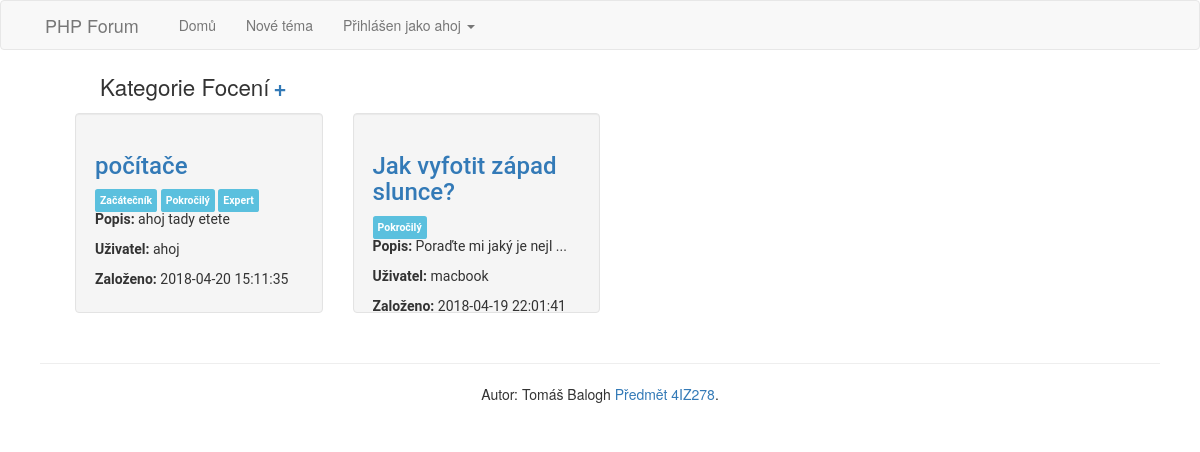
Page /topics.php?cat_id=5 (signed in) on the committed database.
### tables this page shows
CREATE TABLE `users` (
  `id_user` int(8) UNSIGNED NOT NULL,
  `username` varchar(255) NOT NULL,
  `password` varchar(255) NOT NULL
);

CREATE TABLE `categories` (
  `cat_id` int(8) UNSIGNED NOT NULL,
  `cat_name` varchar(255) NOT NULL,
  `cat_description` varchar(255) NOT NULL
);

CREATE TABLE `topics` (
  `topic_id` int(11) UNSIGNED NOT NULL,
  `topic_name` varchar(255) NOT NULL,
  `topic_description` text NOT NULL,
  `topic_date` datetime NOT NULL,
  `topic_cat` int(8) UNSIGNED NOT NULL,
  `topic_by` int(8) UNSIGNED NOT NULL
);

CREATE TABLE `tags` (
  `id` int(11) UNSIGNED NOT NULL,
  `tags_name` varchar(100) NOT NULL
);

### user_required.php (called while the page is built, shortened)
<?php
$stmt = $db->prepare("SELECT * FROM users WHERE id_user = ? LIMIT 1");
$stmt->execute(array($_SESSION["user_id"]));
$current_user = $stmt->fetchAll()[0];
?>

### topics.php (the view, shortened to what this page needs)
<?php
require 'db.php';
require 'user_required.php';
$stmt_cat = $db->prepare("SELECT * FROM categories WHERE cat_id=?");
$stmt_cat->execute(array($_GET['cat_id']));
$cat = $stmt_cat->fetch();
$stmt_top = $db->prepare("select topic_name, topic_id, topic_by, topic_description, topic_date, users.username as users from topics join users on users.id_user = topics.topic_by where topic_cat = ? order by topic_date DESC");
$stmt_top->execute(array($_GET['cat_id']));
$topics = $stmt_top->fetchAll();
?>
<!DOCTYPE html>
<html>
<head>
    <?php include 'head_bootstrap.php' ?>
</head>
<body>
<?php include 'navbar.php' ?>
<div class="container">
    <div class="container">
        <ul id="menu">
            <li>Kategorie <?= $cat['cat_name'] ?></li>
            <li style="margin: auto" class="right"><a href="new_topic.php?cat_id=<?= $cat['cat_id'] ?>"><b>&#x0002B;</b></a></li>
        </ul>
        <?php foreach ($topics as $row) { ?>
            <div class="col-md-3" id="font">
                <div class="well divTopic">
                <h3><a href='topics_detail.php?topic_id=<?= $row['topic_id'] ?>'><?= $row['topic_name'] ?></a></h3>
                <?php
                $stmt_tags = $db->prepare("select tags_name, topics.topic_name from tags join tag_topic on tag_topic.tag = tags.id JOIN topics on topics.topic_id = tag_topic.topic where topics.topic_id = ?");
                $stmt_tags->execute(array($row['topic_id']));
                $tags = $stmt_tags->fetchAll();
                ?>
                 <?php
                        if ($tags){
                        foreach ($tags as $tag) { ?>
                     <span class="label labeltag btn-info"  style="padding: 5px"><?= $tag['tags_name'] ?></span>
                    <?php } }
                        else {
                            ?>
                            <span class="label btn-danger" style="padding: 5px"> Žádné tagy</span>
                <?php  }
                    ?>
                <p><b>Popis: </b> <?= substr($row['topic_description'], 0, 25) ?> <?= strlen($row['topic_description']) > 25 ? "..." : "" ?></p>
                <p><b>Uživatel: </b><?= $row['users'] ?></p>
                <p><b>Založeno: </b><?= $row['topic_date'] ?></p>
                </div>
            </div>
        <?php } ?>
    </div>
</div>
<?php include 'footer.php' ?>
</body>
</html>

### navbar.php (shortened to what this page needs)
<nav class="navbar navbar-default">
    <div class="container">
        <ul class="nav navbar-nav" id="horizontal">
            <li class="navbar-brand active" >PHP Forum</li>
            <li><a href="index.php">Domů</a></li>
            <li><a href="new_topic.php">Nové téma</a></li>
                <li class="dropdown">
                    <a data-toggle="dropdown" href="#" aria-haspopup="true" aria-expanded="false">Přihlášen jako <?= $current_user['username'] ?>
                        <span class="caret"></span></a>
                </li>
        </ul>
    </div>
</nav>

### style.css (style rules this page uses)
.navbar-nav { position: absolute; }
#font { font-family: roboto; }
.divTopic { height: 200px; overflow: hidden; }
.container a { text-decoration: none; }
.labeltag { padding: 15px 10px 15px 15px; }
#horizontal { display: inline; list-style-type: none; }
.well { padding: 0px; }
#menu li { font-size: 1.6em; display: inline; }

### rows in the picture
users: username "ahoj"
categories: cat_name "Focení"
topics: topic_name "počítače", topic_description "ahoj tady etete", topic_by.username "ahoj", topic_date "2018-04-20 15:11:35"
tags: tags_name "Začátečník"
tags: tags_name "Pokročilý"
tags: tags_name "Expert"
topics: topic_name "Jak vyfotit západ slunce?", topic_description "Poraďte mi jaký je nejl", topic_by.username "macbook", topic_date "2018-04-19 22:01:41"
